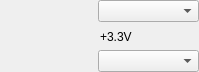
<?xml version="1.0" encoding="UTF-8"?>
<ui version="4.0">
 <class>oshsingenc</class>
 <widget class="QWidget" name="oshsingenc">
  <property name="geometry">
   <rect>
    <x>0</x>
    <y>0</y>
    <width>199</width>
    <height>72</height>
   </rect>
  </property>
  <property name="windowTitle">
   <string>Form</string>
  </property>
  <widget class="QComboBox" name="comboBox_SEB">
   <property name="geometry">
    <rect>
     <x>98</x>
     <y>50</y>
     <width>101</width>
     <height>22</height>
    </rect>
   </property>
  </widget>
  <widget class="QComboBox" name="comboBox_SEA">
   <property name="geometry">
    <rect>
     <x>98</x>
     <y>0</y>
     <width>101</width>
     <height>22</height>
    </rect>
   </property>
  </widget>
  <widget class="QLabel" name="label_SE2">
   <property name="geometry">
    <rect>
     <x>-2</x>
     <y>0</y>
     <width>91</width>
     <height>71</height>
    </rect>
   </property>
   <property name="text">
    <string/>
   </property>
   <property name="pixmap">
    <pixmap resource="oshstudio.qrc">:/Images/1053081_zps20151924.jpg</pixmap>
   </property>
   <property name="scaledContents">
    <bool>true</bool>
   </property>
  </widget>
  <widget class="QLabel" name="label_SE2_CPin">
   <property name="geometry">
    <rect>
     <x>100</x>
     <y>30</y>
     <width>47</width>
     <height>13</height>
    </rect>
   </property>
   <property name="text">
    <string>+3.3V</string>
   </property>
  </widget>
 </widget>
 <resources>
  <include location="oshstudio.qrc"/>
 </resources>
 <connections/>
</ui>
